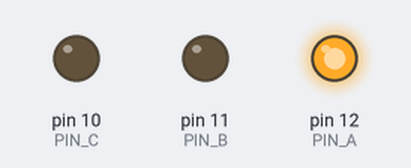
Bench run of a sketch on a simulated Arduino Uno, built with avr-gcc and run on an emulated ATmega328P. Parts: output pins drawn as LEDs (lit = HIGH).

Above: at 0.2 s.
At 0.7 s:
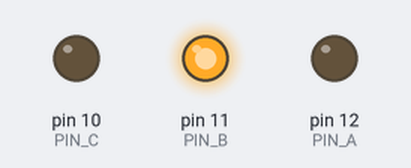
At 2.7 s:
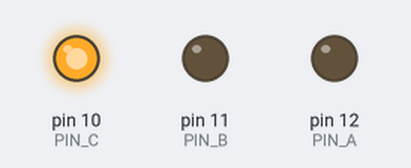
Timing chart, 0 to 3.5 s (numbered marks = the images above):
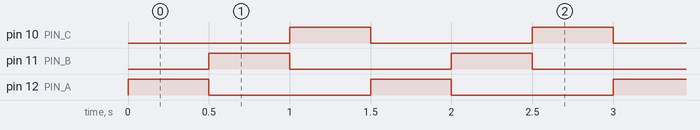

Measured:
- by itself, pin 10 (PIN_C), pin 11 (PIN_B), pin 12 (PIN_A): alternates HIGH for 0.50 s and LOW for 1.0 s
- by itself, everything shown: repeats every 1.5 s, in 4 steps

The sketch:

DigitalWrite.ino
```cpp
#define PIN_A 12
#define PIN_B 11
#define PIN_C 10

void setup() {
  pinMode(PIN_A, OUTPUT);
  pinMode(PIN_B, OUTPUT);
  pinMode(PIN_C, OUTPUT);

}

void loop() {
  digitalWrite(PIN_A, HIGH);
  delay(500);
  digitalWrite(PIN_A, LOW);
  digitalWrite(PIN_B, HIGH);
  delay(500);
  digitalWrite(PIN_B, LOW);
  digitalWrite(PIN_C, HIGH);
  delay(500);
  digitalWrite(PIN_C, LOW);

}
```
